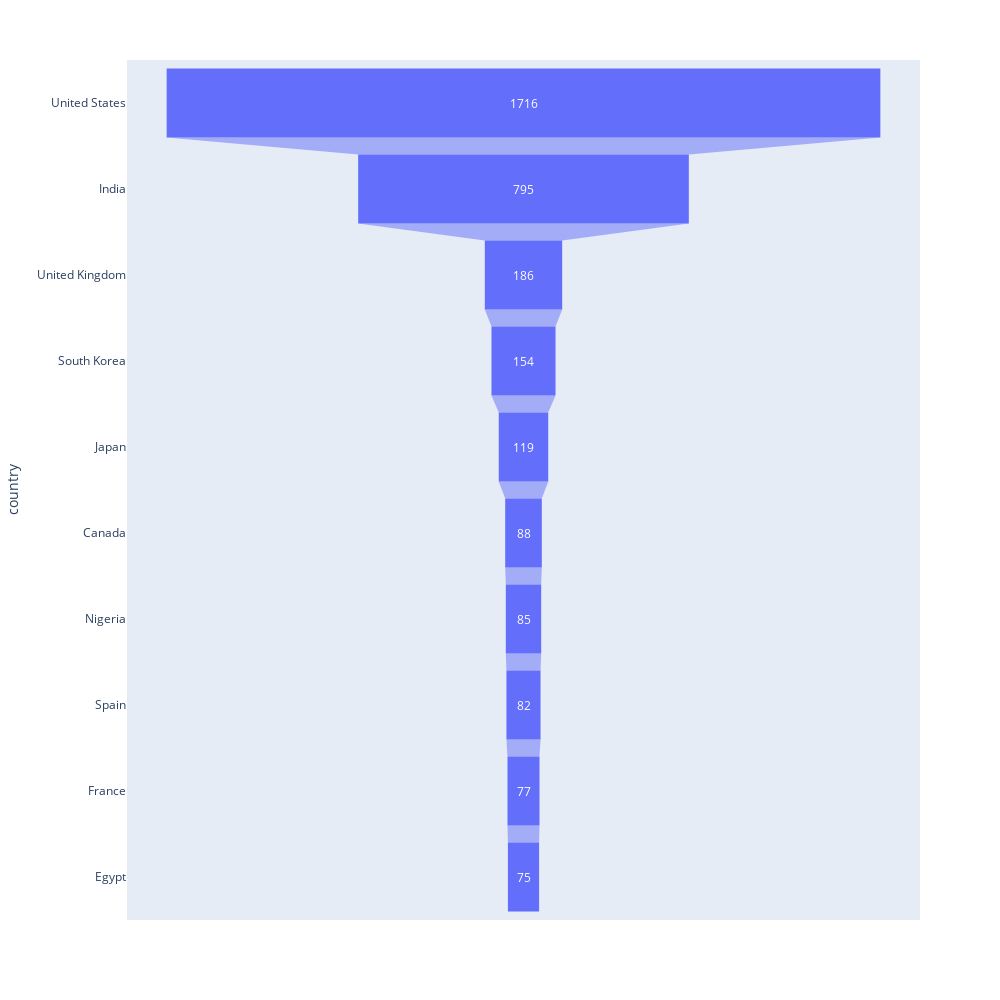

Here is the notebook cell this chart was saved with:
### Markdown cell above
### Funnel chart showing number of movies in the dataset by country

### Code cell
fig = px.funnel(country_count[0:10], 
                x='count',
                y='country',
               height=1000,
               width=1000,
               )
fig.show()
pio.write_image(fig, file='MoviesByCountry.png' )

### Figure 1 — Plotly figure (JSON) as saved in the notebook; plotly's stock layout.template omitted (floating-point values rounded to 4 significant figures)
{"data": [{"hovertemplate": "count=%{x}<br>country=%{y}<extra></extra>", "legendgroup": "", "marker": {"color": "#636efa"}, "name": "", "orientation": "h", "showlegend": false, "type": "funnel", "x": [1716, 795, 186, 154, 119, 88, 85, 82, 77, 75], "xaxis": "x", "y": ["United States", "India", "United Kingdom", "South Korea", "Japan", "Canada", "Nigeria", "Spain", "France", "Egypt"], "yaxis": "y"}], "layout": {"height": 1000, "legend": {"tracegroupgap": 0}, "margin": {"t": 60}, "width": 1000, "xaxis": {"anchor": "y", "domain": [0, 1], "title": {"text": "count"}}, "yaxis": {"anchor": "x", "domain": [0, 1], "title": {"text": "country"}}}}
